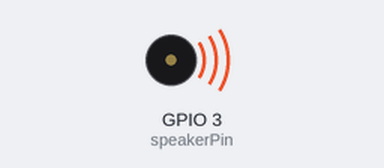
Bench run of a program on a simulated ESP32 board running MicroPython. Shown: buzzer (waves = sounding).

Above: at 0.1 s.
At 1.4 s:
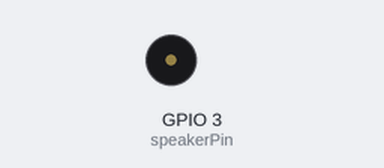
Timing chart, 0 to 2.9 s (numbered marks = the images above):
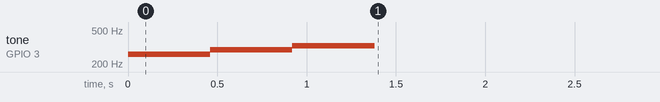

The program:

_0209_Speaker.py
```python
from machine import Pin, PWM
import time

speakerPin = 3  # 3:ConnectorA 4:ConnectorB

BEAT = 230
DO = 261.6
_DO = 277.18
RE = 293.665
_RE = 311.127
MI = 329.63
FA = 349.228
_FA = 369.994
SO = 391.995
_SO = 415.305
RA = 440
_RA = 466.164
TI = 493.883
octDO = 523.251

# Initialize PWM object
pwm = PWM(Pin(speakerPin))
pwm.duty_u16(32768)  # 50% duty cycle

def melody():
    pwm.init()
    pwm.freq(int(DO))
    time.sleep_ms(BEAT * 2)
    pwm.freq(int(RE))
    time.sleep_ms(BEAT * 2)
    pwm.freq(int(MI))
    time.sleep_ms(BEAT * 2)
    pwm.deinit()
    time.sleep_ms(BEAT)

while True:
    melody()
```

Measured:
- by itself, tone on GPIO 3 (speakerPin): silent → 261 Hz at 0.00 s, → 293 Hz 0.46 s later, → 329 Hz 0.46 s later, → silent 0.46 s later
